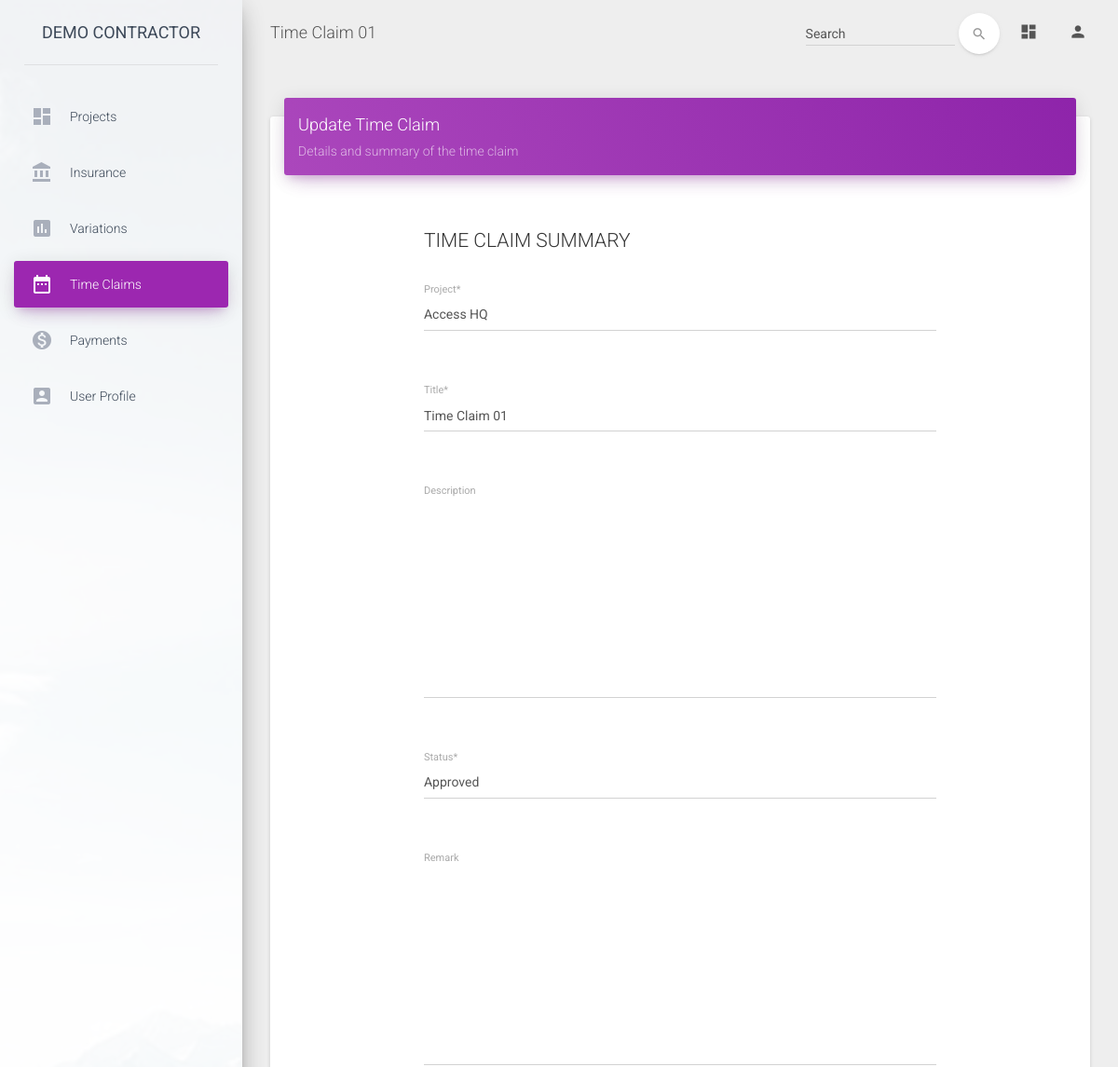
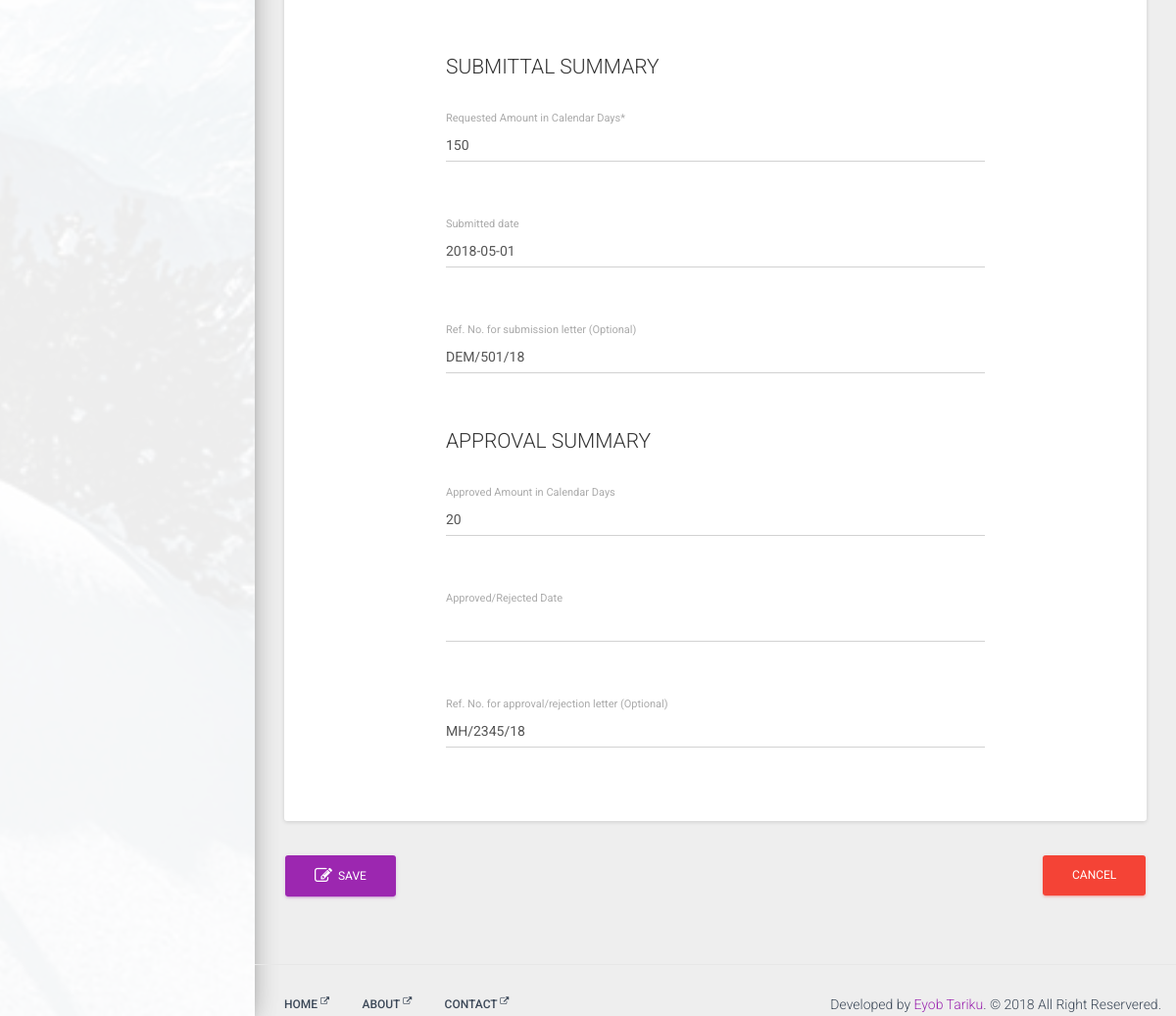
The app's page /dashboard/claim/2/update/ (signed in) with its own data (2 pictures, top to bottom).
### dashboard/models.py (models this page shows, shortened)
class Profile(models.Model):
    user = models.OneToOneField(User, on_delete=models.CASCADE)
    contractor = models.ForeignKey(
        'Contractor',
        null=True,
        on_delete=models.SET_NULL,
    )
    title = models.CharField('Job Title', max_length=100)
    bio = models.TextField('Short Bio', null=True, blank=True)
    thumbanil = models.ImageField(
        upload_to='user/thumbanils/',
        null=True, blank=True,
    )

class Contractor(models.Model):
    package = models.ForeignKey(Package, on_delete=models.CASCADE)
    full_name = models.CharField(
        max_length=100,
        help_text='Official full name of the Contractor firm',
    )
    short_name = models.CharField(
        max_length=100,
        help_text='Short common name of the Contractor firm',
    )
    description = models.TextField(
        null=True,
        blank=True,
        help_text='Short description of the Contractor firm. (Optional)',
    )
    is_active = models.BooleanField(default=False)
    created_at = models.DateTimeField(auto_now_add=True)
    updated_at = models.DateTimeField(auto_now=True)

class Claim(models.Model):
    project = models.ForeignKey(Project, on_delete=models.CASCADE)
    status = models.ForeignKey(ClaimStatus, on_delete=models.CASCADE)
    title = models.CharField(max_length=100, help_text='Title for the Time Extension Claim')
    description = models.TextField(null=True, blank=True, help_text='Short description about the time extension and claimant arguments. (Optional)')
    submitted_date = models.DateField(null=True, blank=True, help_text='Submitted date of the time extension request. (Use yyyy-mm-dd format)')
    submitted_letter = models.CharField('Ref. No. for submission letter (Optional)', max_length=100, null=True, blank=True, help_text='Ref. No. for the submission letter of the time extension request.')
    submitted_amount = models.IntegerField('Requested Amount in Calendar Days', help_text='Submitted amount in calendar days')
    approved_date = models.DateField('Approved/Rejected Date', null=True, blank=True, help_text='Approved date of the time extension request. (Use yyyy-mm-dd format)')
    approved_letter = models.CharField('Ref. No. for approval/rejection letter (Optional)', max_length=100, null=True, blank=True, help_text='Ref. No. for the approval or rejection letter.')
    approved_amount = models.IntegerField('Approved Amount in Calendar Days', null=True, blank=True, help_text='Approved amount in calendar days')
    remark = models.TextField(null=True, blank=True, help_text='Short helpfull remarks or notes regarding the current status. (Optional)')
    created_at = models.DateTimeField(auto_now_add=True)
    updated_at = models.DateTimeField(auto_now=True)

class ClaimStatus(models.Model):
    title = models.CharField(max_length=30)
    short_title = models.CharField(max_length=30)
    level = models.IntegerField()
    group = models.IntegerField(null=True, blank=True, help_text='To group different status with different level, give them the same group number')
    description = models.TextField(null=True, blank=True, help_text='Short description of the status meaning. (Optional)')
    class Meta:
        verbose_name_plural = 'Time Claim Status'
    def __str__(self):
        return self.title

### dashboard/views.py (the view)
# urls.py: url(r'^claim/(?P<pk>[0-9]+)/update/$', views.ClaimUpdate.as_view(), name='claim-update'),
class ClaimUpdate(UserPassesTestMixin, SuccessMessageMixin, UpdateView):
    form_class  = ClaimForm
    model = Claim
    success_message = 'Time claim updated successfully.'
    def test_func(self, *args, **kwargs):
        claim = get_object_or_404(Claim, pk=self.kwargs['pk'])
        return self.request.user.is_active and self.request.user.is_staff and claim.project.contractor == self.request.user.profile.contractor
    def get_form_kwargs(self, *args, **kwargs):
        kwargs = super(ClaimUpdate, self).get_form_kwargs(*args, **kwargs)
        kwargs.update({'user': self.request.user})
        return kwargs
    def get_context_data(self, *args, **kwargs):
        context = super(ClaimUpdate, self).get_context_data(*args, **kwargs)
        context['page_name'] = 'time claims'
        return context

### dashboard/models.py (called while the page is built)
    def __str__(self):
        return self.short_name

### dashboard/templates/dashboard/claim_form.html (shortened to what this page needs)
{% extends 'base.html' %}
{% load crispy_forms_tags %}
{% block page_name %}
{% if claim %}
{{ claim.title|title }}
{% else %}
Add New Time Claim
{% endif %}
{% endblock page_name %}
{% block content %}
<div class="row">
    <div class="col-md-12">
        <div class="card">
            <div class="card-header" data-background-color="purple">
                {% if claim %}
                <h4 class="title">Update Time Claim</h4>
                {% else %}
                 <h4 class="title">New Time Claim</h4>
                {% endif %}
                <p class="category hidden-xs">Details and summary of the time claim</p>
            </div>
            <div class="card-content">
                <div class="row">
                    <div class="col-sm-8 col-sm-offset-2">
                       <form method="POST">
                           {% crispy form form.helper %}
                    </div>
                </div>
            </div>
        </div>
    </div>
</div>
<div class="row">
    <div class="col-sm-12 bottom-btn-container">
        <button type="submit" title="Save Changes" class="btn btn-primary">
            <span class="fa fa-edit"></span>&nbsp; Save
        </button>
        {% if claim %}
        <a href="{% url 'dashboard:claim-detail' claim.id %}" title="Discard Chages" class="btn btn-danger pull-right">
            Cancel
        </a>
        {% else %}
        <a href="{% url 'dashboard:claim-list' %}" title="Discard Chages" class="btn btn-danger pull-right">
            Cancel
        </a>
        {% endif %}
    </div>
</div>
{% endblock %}

### dashboard/templates/base.html (shortened to what this page needs)
{% load static %}
<!doctype html>
<html lang="en">
<head>
    <link href="{% static 'assets/css/bootstrap.min.css' %}" rel="stylesheet" />
    <link href="{% static 'assets/css/material-dashboard.css' %}" rel="stylesheet"/>
    <link href="{% static 'assets/css/main.css' %}" rel="stylesheet" />
    <link href="{% static 'assets/css/font-awesome.min.css' %}" rel="stylesheet" />
</head>
<body>
	<div class="wrapper">
	{% block wrapper %}
	    <div class="sidebar" data-color="purple" data-image="../assets/img/sidebar-1.jpg">
			<div class="logo">
				<a href="{% url 'dashboard:index' %}" class="simple-text">
					{{ user.profile.contractor.short_name|title }}
				</a>
			</div>
	    	<div class="sidebar-wrapper">
	            <ul class="nav">
	                <li {% if page_name == 'projects' %} class="active" {% endif %}>
	                    <a href="{% url 'dashboard:project-list' %}">
	                        <i class="material-icons">dashboard</i>
	                        <p>Projects</p>
	                    </a>
	                </li>
	                <li {% if page_name == 'insurances' %} class="active" {% endif %}>
	                    <a href="{% url 'dashboard:insurance-list' %}">
	                        <i class="material-icons">account_balance</i>
	                        <p>Insurance</p>
	                    </a>
	                </li>
	                <li {% if page_name == 'variations' %} class="active" {% endif %}>
	                    <a href="{% url 'dashboard:variation-list' %}">
	                        <i class="material-icons">assessment</i>
	                        <p>Variations</p>
	                    </a>
	                </li>
	                <li {% if page_name == 'time claims' %} class="active" {% endif %}>
	                    <a href="{% url 'dashboard:claim-list' %}">
	                        <i class="material-icons">date_range</i>
	                        <p>Time Claims</p>
	                    </a>
	                </li>
	                <li {% if page_name == 'payments' %} class="active" {% endif %}>
	                    <a href="{% url 'dashboard:payment-index' %}">
	                        <i class="material-icons">monetization_on</i>
	                        <p>Payments</p>
	                    </a>
	                </li>
	                <li {% if page_name == 'user profile' %} class="active" {% endif %}>
	                    <a href="{% url 'dashboard:profile-update' %}">
	                        <i class="material-icons">account_box</i>
	                        <p>User Profile</p>
	                    </a>
	                </li>
	            </ul>
	    	</div>
		</div>
	    <div class="main-panel">
			<nav class="navbar navbar-transparent navbar-absolute">
				<div class="container-fluid">
					<div class="navbar-header">
						<a class="navbar-brand" href="#">{% block page_name %}Page Name{% endblock %}</a>
					</div>
					<div class="collapse navbar-collapse">
						<ul class="nav navbar-nav navbar-right">
							<li>
								<a href="#pablo" class="dropdown-toggle" data-toggle="dropdown">
									<i class="material-icons">dashboard</i>
								</a>
							</li>
							<li class="dropdown">
								  <a href="#" class="dropdown-toggle" data-toggle="dropdown">
										<i class="material-icons">person</i> <span class="small">
								  </a>
							</li>
						</ul>
						<form class="navbar-form navbar-right" role="search">
							<div class="form-group  is-empty">
	                        	<input type="text" class="form-control" placeholder="Search">
							</div>
							<button type="submit" class="btn btn-white btn-round btn-just-icon">
								<i class="material-icons">search</i><div class="ripple-container"></div>
							</button>
	                    </form>
					</div>
				</div>
			</nav>
	        <div class="content">
	            <div class="container-fluid">
                    {% block content %}
                    {% endblock content %}
	            </div>
	        </div>
			<footer class="footer">
	            <div class="container-fluid">
	                <nav class="pull-left">
	                    <ul>
	                        <li>
	                            <a target="_blank" href="{% url 'landing-page' %}" title="Home">
	                                Home <sup><span class="fa fa-external-link"></span></sup>
	                            </a>
	                        </li>
	                        <li>
	                            <a target="_blank" href="{% url 'landing-page' %}#about-us" title="About Us">
	                                About <sup><span class="fa fa-external-link"></span></sup>
	                            </a>
	                        </li>
	                        <li>
	                            <a target="_blank" href="{% url 'landing-page' %}#contact-us" title="Contact Us">
	                                Contact <sup><span class="fa fa-external-link"></span></sup>
	                            </a>
	                        </li>
	                    </ul>
	                </nav>
	                <p class="copyright pull-right">
	                    Developed by <a href="http://eyobofficial.github.io" target="_blank">Eyob Tariku</a>.  &copy; {% now 'Y' %} All Right Reservered.
	                </p>
	            </div>
	        </footer>
	    </div>
	{% endblock wrapper %}
	</div>
</body>
</html>

### static/assets/css/main.css (style rules this page uses)
fieldset { margin: 3.2em 0 !important; }
legend { font-weight: 300; text-transform: uppercase; }
legend + div.form-group { margin-top: 0 !important; }

### records on screen
Claim: title "Time Claim 01", project "Access HQ", status "Approved", submitted_amount "150", submitted_date "2018-05-01", submitted_letter "DEM/501/18", approved_amount "20", approved_letter "MH/2345/18"

### other values on screen
{{ user.profile.contractor.short_name|title }} "DEMO CONTRACTOR"
